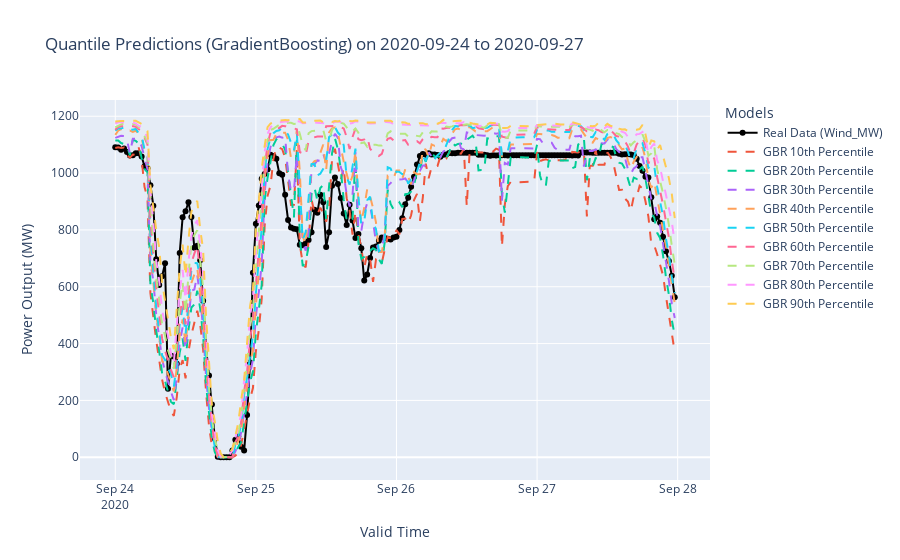

Source (notebook cell):
### Code cell
create_forecast_for_dates(start_day, start_day + pd.DateOffset(days=3), gbr=True)
start_day = start_day + pd.DateOffset(days=4)

### Figure 1 — Plotly figure (JSON) as saved in the notebook; plotly's stock layout.template omitted (floating-point values rounded to 4 significant figures; data arrays with more than 128 entries replaced by an {"elided": "..."} marker saying what was removed)
{"data": [{"customdata": {"elided": "192x3 float values"}, "hovertemplate": "Wind MW: %{y:.3f}<br>PowerOutput_opt: %{customdata[1]:.3f}<br>WindSpeed:100_dwd: %{customdata[0]:.3f}<br>WindSpeed:100_ncpe: %{customdata[2]:.3f}<extra></extra>", "line": {"color": "black"}, "mode": "lines+markers", "name": "Real Data (Wind_MW)", "type": "scatter", "x": {"elided": "192 str values"}, "y": {"elided": "192 float values"}}, {"line": {"dash": "dash"}, "mode": "lines", "name": "GBR 10th Percentile", "type": "scatter", "x": {"elided": "192 str values"}, "y": {"elided": "192 float values"}}, {"line": {"dash": "dash"}, "mode": "lines", "name": "GBR 20th Percentile", "type": "scatter", "x": {"elided": "192 str values"}, "y": {"elided": "192 float values"}}, {"line": {"dash": "dash"}, "mode": "lines", "name": "GBR 30th Percentile", "type": "scatter", "x": {"elided": "192 str values"}, "y": {"elided": "192 float values"}}, {"line": {"dash": "dash"}, "mode": "lines", "name": "GBR 40th Percentile", "type": "scatter", "x": {"elided": "192 str values"}, "y": {"elided": "192 float values"}}, {"line": {"dash": "dash"}, "mode": "lines", "name": "GBR 50th Percentile", "type": "scatter", "x": {"elided": "192 str values"}, "y": {"elided": "192 float values"}}, {"line": {"dash": "dash"}, "mode": "lines", "name": "GBR 60th Percentile", "type": "scatter", "x": {"elided": "192 str values"}, "y": {"elided": "192 float values"}}, {"line": {"dash": "dash"}, "mode": "lines", "name": "GBR 70th Percentile", "type": "scatter", "x": {"elided": "192 str values"}, "y": {"elided": "192 float values"}}, {"line": {"dash": "dash"}, "mode": "lines", "name": "GBR 80th Percentile", "type": "scatter", "x": {"elided": "192 str values"}, "y": {"elided": "192 float values"}}, {"line": {"dash": "dash"}, "mode": "lines", "name": "GBR 90th Percentile", "type": "scatter", "x": {"elided": "192 str values"}, "y": {"elided": "192 float values"}}], "layout": {"hovermode": "x unified", "legend": {"title": {"text": "Models"}}, "title": {"text": "Quantile Predictions (GradientBoosting) on 2020-09-24 to 2020-09-27"}, "xaxis": {"title": {"text": "Valid Time"}}, "yaxis": {"title": {"text": "Power Output (MW)"}}}}
